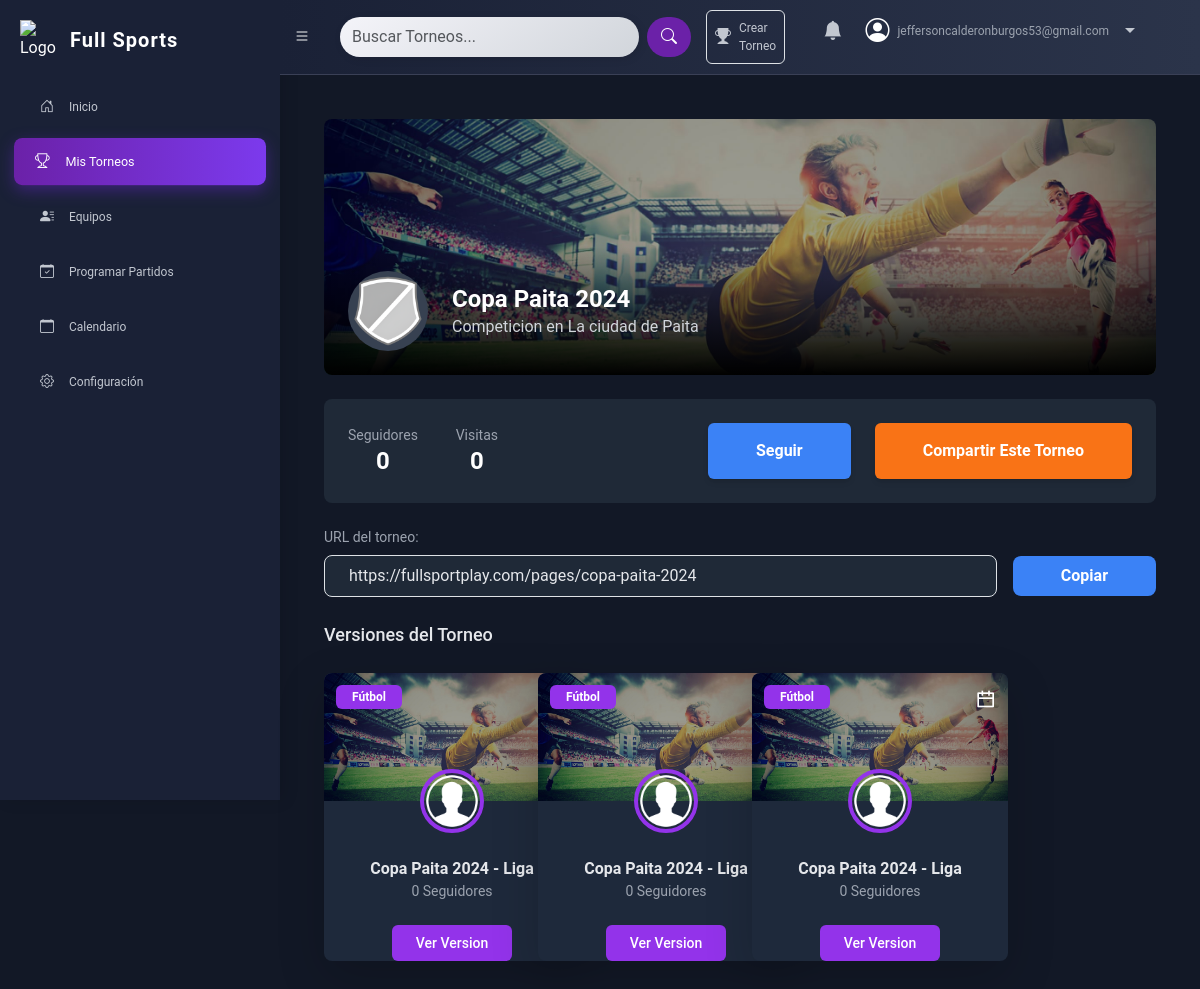
Screenshot of /pages/tournament-detail.php?id=1 (signed in) with the database file from the repository.
### tables this page shows
CREATE TABLE `tournaments` (
  `id` int(11) NOT NULL,
  `name` varchar(255) NOT NULL,
  `description` text DEFAULT NULL,
  `competition_type` enum('Aficionado','Profesional') NOT NULL,
  `sport_type` enum('Futbol','Futbol 7','Futbol 8','Fulbito','Futsal') NOT NULL,
  `gender` enum('General','Varones','Mujeres','Menores') NOT NULL,
  `url_slug` varchar(100) NOT NULL,
  `created_by` int(11) DEFAULT NULL,
  `created_at` timestamp NOT NULL DEFAULT current_timestamp(),
  `cover_image` varchar(255) DEFAULT NULL,
  `user_id` int(11) DEFAULT NULL,
  `logo_image` varchar(255) DEFAULT NULL
);

CREATE TABLE `tournament_versions` (
  `id` int(11) NOT NULL,
  `tournament_id` int(11) NOT NULL,
  `format_type` enum('Liga','Eliminatoria','Play Off','Relámpago') NOT NULL,
  `name` varchar(255) NOT NULL,
  `points_winner` int(11) DEFAULT 3,
  `points_draw` int(11) DEFAULT 1,
  `points_loss` int(11) DEFAULT 0,
  `points_walkover` int(11) DEFAULT 0,
  `created_at` timestamp NOT NULL DEFAULT current_timestamp()
);

### pages/tournament-detail.php (the view, shortened to what this page needs)
<?php
require_once "../config/connection.php";
$tournament_id = $_GET['id'] ?? null;
$sql = "SELECT * FROM tournaments WHERE id = ?";
$stmt = $con->prepare($sql);
$stmt->bind_param("i", $tournament_id);
$stmt->execute();
$result = $stmt->get_result();
$tournament = $result->fetch_assoc();
$versions_sql = "SELECT * FROM tournament_versions WHERE tournament_id = ?";
$versions_stmt = $con->prepare($versions_sql);
$versions_stmt->bind_param("i", $tournament_id);
$versions_stmt->execute();
$versions_result = $versions_stmt->get_result();
?>
<!DOCTYPE html>
<html lang="es">
<head>
    <script src="https://cdn.tailwindcss.com"></script>
    <link href="https://cdn.jsdelivr.net/npm/remixicon/fonts/remixicon.css" rel="stylesheet">
   <link href="https://cdnjs.cloudflare.com/ajax/libs/font-awesome/6.0.0-beta3/css/all.min.css" rel="stylesheet">
    <link href="https://cdn.jsdelivr.net/npm/bootstrap@5.3.0/dist/css/bootstrap.min.css" rel="stylesheet">
    <link href="https://cdn.jsdelivr.net/npm/bootstrap-icons/font/bootstrap-icons.css" rel="stylesheet">
    <link href="../public/css/style.css" rel="stylesheet">
</head>
<body>
    <div class="sidebar" id="sidebar">
        <div class="brand">
            <img src="../public/img/logo.png" alt="Logo" class="brand-logo">
            <h4>Full Sports</h4>
        </div>
        <br>
        <a href="../views/" style="font-size: 12px;">
            <i class="bi bi-house-door" style="font-size: 14px; "></i><span>Inicio</span>
        </a>
        <a href="../views/tournaments.php" style="font-size: 12px; background: linear-gradient(90deg, #6b21a8, #7c3aed);
        color: white; box-shadow: 0 5px 15px rgba(109, 40, 217, 0.4); transform: scale(1.05);">
            <i class="bi bi-trophy" style="font-size: 14px;"></i><span>Mis Torneos</span>
        </a>
        <a href="../views/mis_equipos.php" style="font-size: 12px;">
            <i class="bi bi-person-lines-fill" style="font-size: 14px;"></i><span>Equipos</span>
        </a>
        <a href="#" style="font-size: 12px;">
            <i class="bi bi-calendar-check" style="font-size: 14px;"></i><span>Programar Partidos</span>
        </a>
        <a href="#" style="font-size: 12px;">
            <i class="bi bi-calendar" style="font-size: 14px;"></i><span>Calendario</span>
        </a>
        <a href="#" style="font-size: 12px;">
            <i class="bi bi-gear" style="font-size: 14px;"></i><span>Configuración</span>
        </a>
    </div>
    <nav class="navbar navbar-expand-lg" id="navbar">
        <div class="container-fluid">
            <button class="btn btn-outline-light me-3" id="toggleSidebar">
                <i class="bi bi-list"></i>
            </button>
            <form class="d-flex ms-auto" style="width: 50%; max-width: 400px;">
                <input class="form-control me-2" type="search" placeholder="Buscar Torneos..." aria-label="Search"
                    style="background: linear-gradient(145deg, #f4f4f9, #d1d5db); color: #2d3748; border: none; border-radius: 30px; box-shadow: 2px 2px 8px rgba(0, 0, 0, 0.1);">
                <button class="btn btn-outline-light" type="submit"
                    style="border-radius: 30px; background-color: #6b21a8; color: white;">
                    <i class="bi bi-search"></i>
                </button>
            </form>
            <ul class="navbar-nav ms-auto">
                <li class="nav-item">
                    <a id="navOpenTournamentModal"
                        class="nav-link p-2 d-flex align-items-center rounded border border-gray-400 hover:bg-transparent-100"
                        href="#">
                        <i class="bi bi-trophy-fill" style="font-size: 1rem;"></i>
                        <span style="font-size: 0.75rem;" class="ms-2">Crear Torneo</span>
                    </a>
                </li>
                <li class="nav-item dropdown">
                    <a class="nav-link" href="#" id="notificationDropdown" role="button" data-bs-toggle="dropdown"
                        aria-expanded="false">
                        <i class="bi bi-bell-fill" style="font-size: 1.2rem;"></i>
                    </a>
                </li>
                <li class="nav-item dropdown">
                    <div class="d-flex align-items-center">
                        <i class="bi bi-person-circle" style="font-size: 1.5rem;"></i>
                        <span
                            class="text-xs text-gray-400 ms-2"><?php echo htmlspecialchars($_SESSION['email'], ENT_QUOTES, 'UTF-8'); ?></span>
                        <a class="nav-link dropdown-toggle ms-2" href="#" id="userDropdown" role="button"
                            data-bs-toggle="dropdown" aria-expanded="false"></a>
                    </div>
                </li>
            </ul>
        </div>
    </nav>
    <div class="content" id="content">
        <div class="p-6">
            <div class="relative h-64 rounded-lg overflow-hidden mb-6">
                <img src="<?php echo htmlspecialchars($tournament['cover_image'] ? '../public/' . $tournament['cover_image'] : '../public/img/banner.jpg'); ?>"
                    alt="<?php echo htmlspecialchars($tournament['name']); ?> Cover" class="w-full h-full object-cover">
                <div class="absolute bottom-0 left-0 right-0 p-6 bg-gradient-to-t from-black to-transparent">
                    <div class="flex items-center gap-4">
                        <div id="tournamentLogo"
                            class="w-20 h-20 bg-gray-700 rounded-full flex items-center justify-center overflow-hidden cursor-pointer"
                            onclick="openLogoModal()">
                            <?php if ($tournament['logo_image']): ?>
                                <img src="../public/<?php echo htmlspecialchars($tournament['logo_image']); ?>"
                                    alt="Logo del torneo" class="w-full h-full object-cover">
                            <?php else: ?>
                                <img src="../public/img/default-logo.png" alt="Logo predeterminado"
                                    class="w-full h-full object-cover">
                            <?php endif; ?>
                        </div>
                        <div>
                            <h1 class="text-2xl font-bold"><?php echo htmlspecialchars($tournament['name']); ?></h1>
                            <p class="text-gray-300"><?php echo htmlspecialchars($tournament['description']); ?></p>
                        </div>
                    </div>
                </div>
            </div>
            <section class="bg-gray-800 rounded-lg p-6 mb-6">
                <div class="flex justify-between items-center">
                    <div class="grid grid-cols-2 gap-6">
                        <div class="text-center">
                            <p class="text-gray-400 text-sm">Seguidores</p>
                            <p id="followersCount" class="text-2xl font-bold text-white">0</p>
                        </div>
                        <div class="text-center">
                            <p class="text-gray-400 text-sm">Visitas</p>
                            <p class="text-2xl font-bold text-white">0</p>
                        </div>
                    </div>
                    <div class="flex gap-4">
                        <button id="followButton"
                            class="px-5 py-3 bg-blue-500 text-white font-semibold rounded-md shadow-md hover:bg-blue-600 focus:ring-2 focus:ring-blue-400 focus:ring-offset-2 focus:outline-none transition-all">
                            Seguir
                        </button>
                        <button id="shareButton"
                            class="px-5 py-3 bg-orange-500 text-white font-semibold rounded-md shadow-md hover:bg-orange-600 focus:ring-2 focus:ring-orange-400 focus:ring-offset-2 focus:outline-none transition-all">
                            Compartir Este Torneo
                        </button>
                    </div>
                </div>
            </section>
            <div class="mt-6">
                <label for="tournamentUrl" class="text-sm text-gray-400 block mb-2">URL del torneo:</label>
                <div class="flex items-center gap-3">
                    <input id="tournamentUrl" type="text"
                        value="https://fullsportplay.com/pages/<?php echo htmlspecialchars($tournament['url_slug']); ?>"
                        class="flex-1 bg-gray-800 rounded-lg px-4 py-2 text-gray-200 border border-gray-700 focus:outline-none focus:ring-2 focus:ring-blue-400 focus:ring-offset-2 transition-all"
                        readonly>
                    <button onclick="copyTournamentUrl()"
                        class="px-5 py-2 bg-blue-500 text-white font-semibold rounded-lg hover:bg-blue-600 focus:ring-2 focus:ring-blue-400 focus:ring-offset-2 focus:outline-none transition-all">
                        Copiar
                    </button>
                </div>
            </div>
            <div class="mt-6">
                <h2 class="text-lg font-medium text-gray-200 mb-4">Versiones del Torneo</h2>
                <div class="grid grid-cols-1 sm:grid-cols-2 lg:grid-cols-4 gap-6">
                    <?php while ($version = $versions_result->fetch_assoc()): ?>
                        <div class="relative bg-[#1e293b] rounded-lg shadow-lg overflow-hidden text-center w-64">
                            <span
                                class="absolute top-3 left-3 bg-purple-600 text-white text-xs font-bold py-1 px-3 rounded-md">
                                Fútbol
                            </span>
                            <div class="absolute top-3 right-3 text-white-500 text-xl">
                                <i class="ri-calendar-line"></i>
                            </div>
                            <div>
                                <img src="../public/img/banner.jpg" alt="Imagen de fondo"
                                    class="w-full h-32 object-cover rounded-t-lg">
                            </div>
                            <div class="-mt-8 flex justify-center">
                                <img src="../public/img/usuario1.png" alt="Foto de perfil"
                                    class="w-16 h-16 rounded-full border-4 border-purple-600">
                            </div>
                            <h3 class="mt-4 text-base font-semibold text-gray-200">
                                <?php echo htmlspecialchars($version['name']); ?>
                            </h3>
                            <p class="text-sm text-gray-400 mb-4">0 Seguidores</p>
                            <a href="tournament_overview.php?tournament_id=<?php echo $tournament_id; ?>&version_id=<?php echo $version['id']; ?>"
                                class="inline-block bg-purple-600 hover:bg-purple-700 text-white py-2 px-4 rounded-md text-sm font-medium transition">
                                Ver Version
                            </a>
                        </div>
                    <?php endwhile; ?>
                </div>
            </div>
        </div>
    </div>
</body>
</html>

### public/css/style.css (style rules this page uses)
body { font-family: 'Roboto', sans-serif; background-color: #121826; color: #fff; margin: 0; padding: 0; transition: background-color 0.3s ease; }
.sidebar { height: 100vh; width: 280px; position: fixed; top: 0; left: 0; background-color: #1a2136; color: white; padding: 20px; overflow-y: auto; transition: width 0.3s ease, background-color 0.3s ease; box-shadow: 4px 0 15px rgba(0, 0, 0, 0.1); }
.sidebar h4 { text-align: center; color: #fff; font-size: 1.3rem; margin-bottom: 25px; font-weight: bold; letter-spacing: 1px; opacity: 1; transition: opacity 0.3s ease; }
.sidebar a { text-decoration: none; color: #c2c7d0; padding: 12px 20px; display: flex; align-items: center; border-radius: 8px; font-size: 1rem; transition: all 0.3s ease; margin-bottom: 10px; }
.sidebar a i { font-size: 1.5rem; margin-right: 15px; transition: margin-right 0.3s ease, color 0.3s ease; }
.navbar { background: linear-gradient(90deg, #1a2136, #2b344a); border-bottom: 1px solid #3a4056; margin-left: 280px; padding: 10px 30px; transition: margin-left 0.3s ease; }
.navbar .form-control { background-color: #252b3a; color: #fff; border: none; border-radius: 20px; }
.navbar .nav-item .nav-link { color: #c2c7d0; font-size: 1.1rem; margin: 0 15px; }
#toggleSidebar { margin-right: 50px; margin-left: -30px; }
.navbar .container-fluid { padding-left: 0; }
.btn-outline-light { color: #fff; border: 2px solid transparent; background-color: transparent; border-radius: 5px; transition: background-color 0.3s ease, color 0.3s ease, transform 0.3s ease; }
.brand { display: flex; align-items: center; gap: 10px; }
.brand-logo { width: 40px; height: auto; display: block; }
.brand h4 { margin: 0; font-size: 1.25rem; line-height: 1; }

### pages/tournament-detail.php (style rules this page uses)
body { font-family: 'Roboto', sans-serif; background-color: #121826; color: #fff; margin: 0; padding: 0; transition: background-color 0.3s ease; display: flex; flex-direction: column; min-height: 100vh; }
.content { margin-left: 280px; padding: 20px; transition: margin-left 0.3s ease; min-height: calc(100vh - 60px); display: flex; flex-direction: column; }
.content>div { max-width: 1200px; width: 100%; margin: 0 auto; flex-grow: 1; }

### rows the page displays
tournaments: name "Copa Paita 2024", description "Competicion en La ciudad de Paita", url_slug "https://fullsportplay.com/pages/copa-paita-2024"
tournament_versions: name "Copa Paita 2024 - Liga"
tournament_versions: name "Copa Paita 2024 - Liga"
tournament_versions: name "Copa Paita 2024 - Liga"

### other values shown
$_SESSION['email'] "jeffersoncalderonburgos53@gmail.com"
